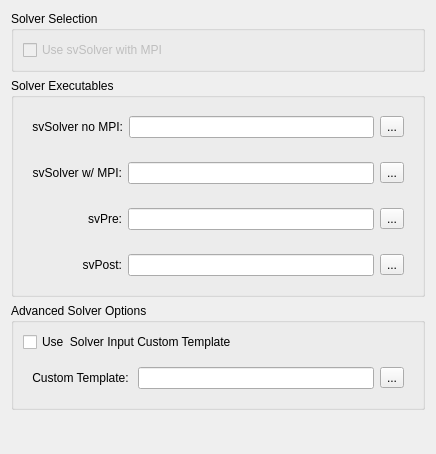
<?xml version="1.0" encoding="UTF-8"?>
<ui version="4.0">
 <class>sv4guiSimulationPreferencePage</class>
 <widget class="QWidget" name="sv4guiSimulationPreferencePage">
  <property name="geometry">
   <rect>
    <x>0</x>
    <y>0</y>
    <width>436</width>
    <height>454</height>
   </rect>
  </property>
  <property name="windowTitle">
   <string>Form</string>
  </property>
  <layout class="QVBoxLayout" name="verticalLayout_3">
   <item>
    <widget class="QGroupBox" name="groupBox">
     <property name="title">
      <string>Solver Selection</string>
     </property>
     <layout class="QVBoxLayout" name="verticalLayout_5">
      <item>
       <widget class="QCheckBox" name="useMPIsvSolver">
        <property name="enabled">
         <bool>false</bool>
        </property>
        <property name="text">
         <string>Use svSolver with MPI</string>
        </property>
       </widget>
      </item>
     </layout>
    </widget>
   </item>
   <item>
    <widget class="QGroupBox" name="groupBox_2">
     <property name="title">
      <string>Solver Executables</string>
     </property>
     <layout class="QVBoxLayout" name="verticalLayout_4">
      <item>
       <widget class="QFrame" name="frame_7">
        <layout class="QHBoxLayout" name="horizontalLayout_5">
         <item>
          <widget class="QLabel" name="label_5">
           <property name="minimumSize">
            <size>
             <width>90</width>
             <height>0</height>
            </size>
           </property>
           <property name="text">
            <string>svSolver no MPI:</string>
           </property>
           <property name="alignment">
            <set>Qt::AlignRight|Qt::AlignTrailing|Qt::AlignVCenter</set>
           </property>
          </widget>
         </item>
         <item>
          <widget class="QLineEdit" name="lineEditFlowsolverNOMPIPath"/>
         </item>
         <item>
          <widget class="QToolButton" name="toolButtonFlowsolverNOMPI">
           <property name="text">
            <string>...</string>
           </property>
          </widget>
         </item>
        </layout>
       </widget>
      </item>
      <item>
       <widget class="QFrame" name="frame_5">
        <layout class="QHBoxLayout" name="horizontalLayout_3">
         <item>
          <widget class="QLabel" name="label_2">
           <property name="minimumSize">
            <size>
             <width>90</width>
             <height>0</height>
            </size>
           </property>
           <property name="text">
            <string>svSolver w/ MPI:</string>
           </property>
           <property name="alignment">
            <set>Qt::AlignRight|Qt::AlignTrailing|Qt::AlignVCenter</set>
           </property>
          </widget>
         </item>
         <item>
          <widget class="QLineEdit" name="lineEditFlowsolverPath"/>
         </item>
         <item>
          <widget class="QToolButton" name="toolButtonFlowsolver">
           <property name="text">
            <string>...</string>
           </property>
          </widget>
         </item>
        </layout>
       </widget>
      </item>
      <item>
       <widget class="QFrame" name="frame_2">
        <layout class="QHBoxLayout" name="horizontalLayout_2">
         <item>
          <widget class="QLabel" name="label">
           <property name="minimumSize">
            <size>
             <width>90</width>
             <height>0</height>
            </size>
           </property>
           <property name="text">
            <string>svPre:</string>
           </property>
           <property name="alignment">
            <set>Qt::AlignRight|Qt::AlignTrailing|Qt::AlignVCenter</set>
           </property>
          </widget>
         </item>
         <item>
          <widget class="QLineEdit" name="lineEditPresolverPath"/>
         </item>
         <item>
          <widget class="QToolButton" name="toolButtonPresolver">
           <property name="text">
            <string>...</string>
           </property>
          </widget>
         </item>
        </layout>
       </widget>
      </item>
      <item>
       <widget class="QFrame" name="frame_6">
        <layout class="QHBoxLayout" name="horizontalLayout_4">
         <item>
          <widget class="QLabel" name="label_3">
           <property name="minimumSize">
            <size>
             <width>90</width>
             <height>0</height>
            </size>
           </property>
           <property name="text">
            <string>svPost:</string>
           </property>
           <property name="alignment">
            <set>Qt::AlignRight|Qt::AlignTrailing|Qt::AlignVCenter</set>
           </property>
          </widget>
         </item>
         <item>
          <widget class="QLineEdit" name="lineEditPostsolverPath"/>
         </item>
         <item>
          <widget class="QToolButton" name="toolButtonPostsolver">
           <property name="text">
            <string>...</string>
           </property>
          </widget>
         </item>
        </layout>
       </widget>
      </item>
     </layout>
    </widget>
   </item>
   <item>
    <widget class="QGroupBox" name="groupBox_3">
     <property name="title">
      <string>Advanced Solver Options</string>
     </property>
     <layout class="QVBoxLayout" name="verticalLayout">
      <item>
       <widget class="QCheckBox" name="checkBoxUseCustom">
        <property name="text">
         <string>Use  Solver Input Custom Template</string>
        </property>
       </widget>
      </item>
      <item>
       <widget class="QFrame" name="frame">
        <layout class="QHBoxLayout" name="horizontalLayout_6">
         <item>
          <widget class="QLabel" name="label_4">
           <property name="minimumSize">
            <size>
             <width>90</width>
             <height>0</height>
            </size>
           </property>
           <property name="text">
            <string>Custom Template: </string>
           </property>
           <property name="alignment">
            <set>Qt::AlignRight|Qt::AlignTrailing|Qt::AlignVCenter</set>
           </property>
          </widget>
         </item>
         <item>
          <widget class="QLineEdit" name="lineEditCustomTemplatePath"/>
         </item>
         <item>
          <widget class="QToolButton" name="toolButtonCustomTemplate">
           <property name="text">
            <string>...</string>
           </property>
          </widget>
         </item>
        </layout>
       </widget>
      </item>
     </layout>
    </widget>
   </item>
   <item>
    <spacer name="verticalSpacer">
     <property name="orientation">
      <enum>Qt::Vertical</enum>
     </property>
     <property name="sizeHint" stdset="0">
      <size>
       <width>20</width>
       <height>40</height>
      </size>
     </property>
    </spacer>
   </item>
  </layout>
 </widget>
 <resources/>
 <connections/>
</ui>
